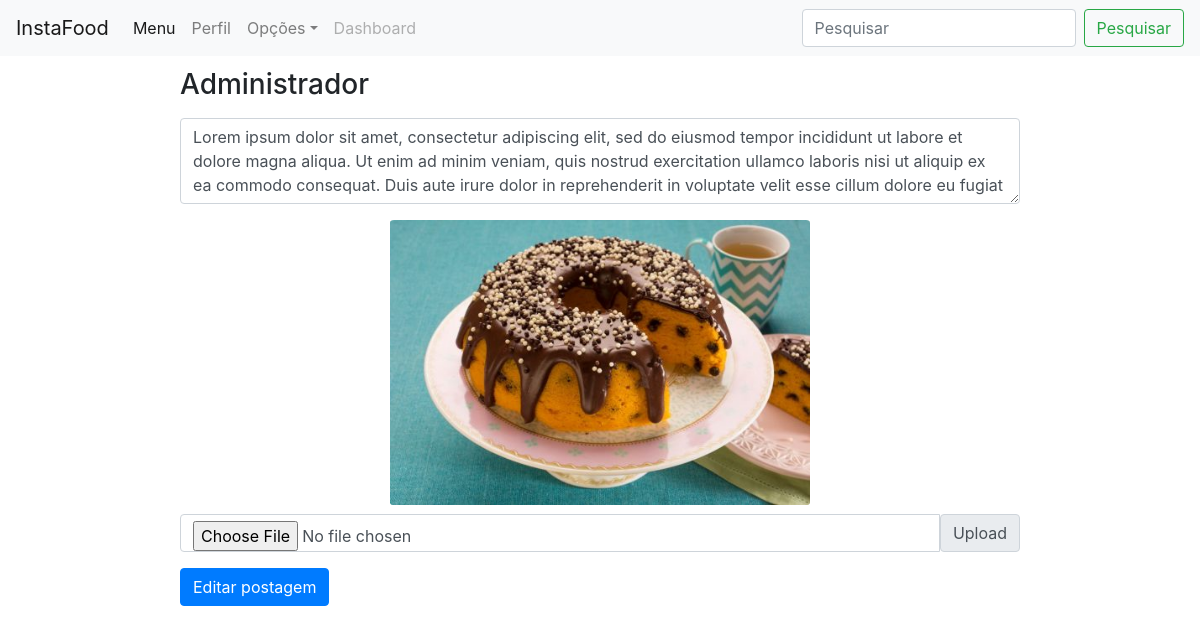
The page /editarpost.php?idp=11 (signed in) on the database its author committed.
### tables this page shows
CREATE TABLE usuarios (
    id int NOT NULL AUTO_INCREMENT PRIMARY KEY,
    nome varchar(30) NOT NULL,
    email varchar(30) NOT NULL,
    senha varchar(300) NOT NULL,
    adm tinyint(1) NOT NULL DEFAULT 0DROP DATABASE IF EXISTS instafood;

CREATE TABLE `posts` (
  `id` int(11) NOT NULL,
  `id_usuario` int(11) NOT NULL,
  `texto` varchar(400) NOT NULL,
  `img` varchar(200) DEFAULT NULL
);

### src/autentica.inc (called while the page is built, shortened)
<?php
    if(isset($_SESSION["email"])){
        $email = $_SESSION["email"];
    }
    if(isset($_SESSION["senha"])){
        $senha = $_SESSION["senha"];
    }
    if(empty($email) OR empty($senha)){
        echo "Você não fez o login!";
        header("Location: login.html");
        exit;
    }
    else{
        include "conecta_mysql.inc";
        $sql = "SELECT * FROM usuarios WHERE email = '$email';";
        $res = mysqli_query($mysqli, $sql);
        if(mysqli_num_rows($res) != 1){
            unset($_SESSION["email"]);
            unset($_SESSION["senha"]);
            echo "Você não fez o login!";
            header("Location: login.html");
            mysqli_close($mysqli);
            exit;
        }
        else{
            $usuario = mysqli_fetch_array($res);
        }
    }
?>

### src/editarpost.php (the view, shortened to what this page needs)
<?php
    include "_layout/header.php";
    include "conecta_mysql.inc";
    $idpost = $_GET["idp"];
    $sql = "SELECT * FROM posts WHERE id = $idpost;";
    $res = mysqli_query($mysqli,$sql);
    $post = mysqli_fetch_array($res);
    if ($usuario["id"] == $post["id_usuario"]){
?>
<form id="post" method="POST" action="editarp.php" enctype="multipart/form-data" style="text-align: justify; width: 70%; margin: 1% auto;">
    <div class="mb-3">
        <label for="exampleFormControlTextarea1" class="form-label"><h3><?php echo $usuario["nome"]; ?></h3></label>
        <textarea class="form-control" id="exampleFormControlTextarea1" rows="3" name="texto" placeholder="Divulgue suas receitas, peça dicas e interaja!"><?php echo $post["texto"]; ?></textarea>
    </div>
    <img src="<?php echo $post["img"]; ?>" style="display:block; width: 50%; border-radius: 1%; margin: 0% auto 1% auto">
    <div class="input-group mb-3">
        <input type="file" class="form-control" id="inputGroupFile02" name="imgnova">
        <label class="input-group-text" for="inputGroupFile02">Upload</label>
    </div>
    <button type="submit" class="btn btn-primary">Editar postagem</button>
</form>
<?php
    }
    else{
        echo "<h3>Apenas o dono da postagem pode editá-la</h3>";
    }
?>

### rows shown on the page
usuarios: nome "Administrador"
posts: texto "Lorem ipsum dolor sit amet, consectetur adipiscing elit, sed do eiusmod tempor incididunt ut labore et dolore magna aliqua. Ut enim ad minim veniam, quis nostrud exercitation ullamco laboris nisi ut aliquip ex ea commodo consequat. Duis aute irure dolor in reprehenderit in voluptate velit esse cillum dolore eu fugiat", img (picture)
